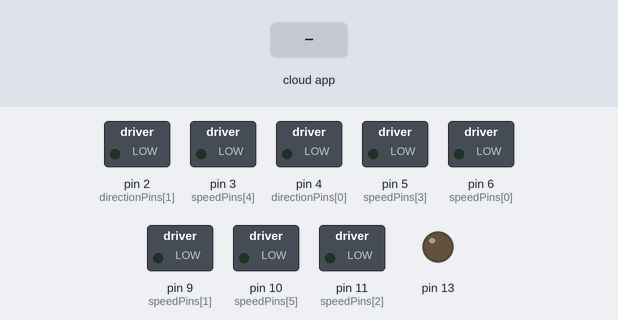
This sketch was run on a simulated Arduino Uno, built with avr-gcc and run on an emulated ATmega328P. Shown: switched loads named in the sketch (green lamp = pin HIGH), output pins drawn as LEDs (lit = HIGH). Inputs (shaded band) come from the test bench. The ROS host is connected and sends only what is stated.

Above: at 1.2 s.
1.3 s: the phone or cloud app sets linear.x to -100
At 3.3 s:
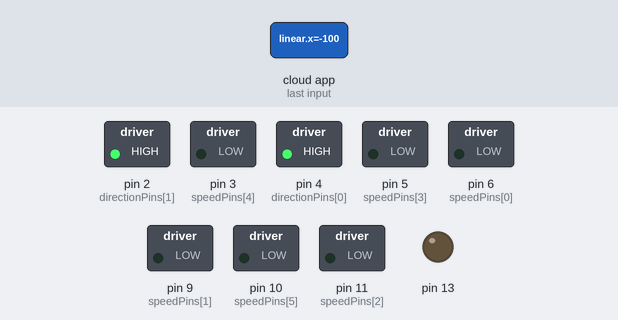
3.6 s: the phone or cloud app sets angular.z to -100
At 4.2 s:
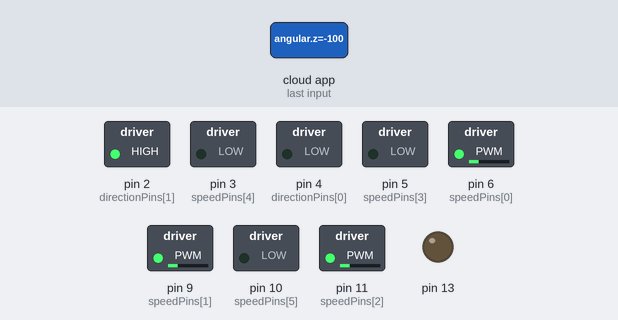
5.9 s: the phone or cloud app sets linear.x to 0
At 6.5 s:
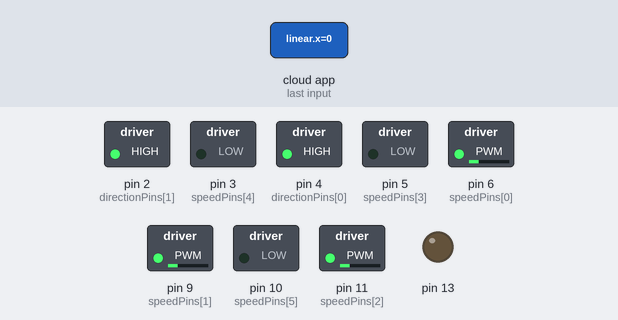
8.2 s: the phone or cloud app sets angular.z to 100
At 8.8 s:
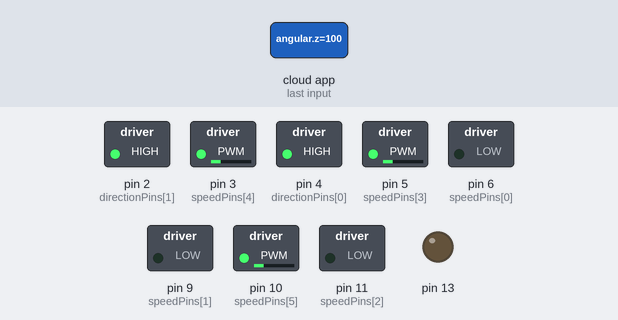
10.5 s: the phone or cloud app sets linear.x to -100
At 11.2 s:
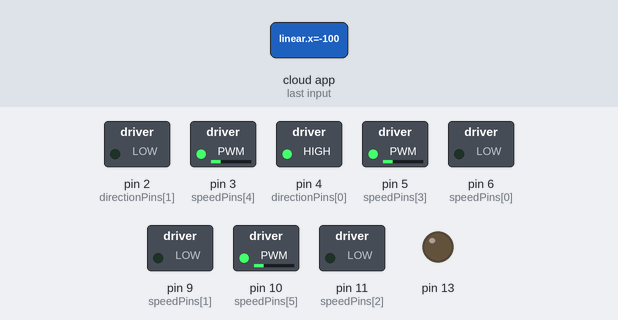
Timing chart, 0 to 13.5 s (numbered marks = the images above; inputs shaded):
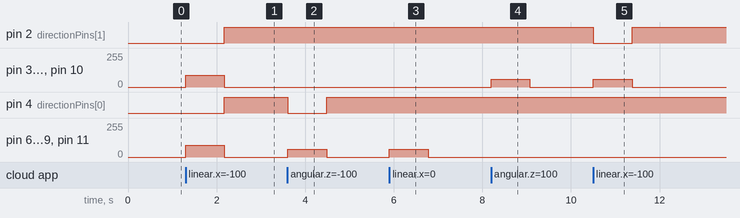

Measured:
- after the input at 1.3 s, pin 2 (directionPins[1]), pin 4 (directionPins[0]): LOW → HIGH after 0.88 s; pin 3 (speedPins[4]), pin 5 (speedPins[3]), pin 6 (speedPins[0]), pin 9 (speedPins[1]), pin 10 (speedPins[5]), pin 11 (speedPins[2]): 0/255 → 90/255 at once, → 0/255 0.87 s later
- after the input at 3.6 s, pin 4 (directionPins[0]): HIGH → LOW at once, → HIGH 0.88 s later; pin 6 (speedPins[0]), pin 9 (speedPins[1]), pin 11 (speedPins[2]): 0/255 → 60/255 at once, → 0/255 0.88 s later
- after the input at 5.9 s, pin 6 (speedPins[0]), pin 9 (speedPins[1]), pin 11 (speedPins[2]): 0/255 → 60/255 at once, → 0/255 0.87 s later
- after the input at 8.2 s, pin 3 (speedPins[4]), pin 5 (speedPins[3]), pin 10 (speedPins[5]): 0/255 → 60/255 at once, → 0/255 0.87 s later
- after the input at 10.5 s, pin 2 (directionPins[1]): HIGH → LOW at once, → HIGH 0.88 s later; pin 3 (speedPins[4]), pin 5 (speedPins[3]), pin 10 (speedPins[5]): 0/255 → 60/255 at once, → 0/255 0.88 s later

The sketch:

drive_receiver_joystick.ino
```cpp
/*
 * rosserial Drive
 * Blinks an LED on callback
 */


#include <ros.h>
#include <geometry_msgs/Twist.h>
#include <math.h>

ros::NodeHandle  nh;

int speedPins[] = {6, 9, 11, 5, 3, 10 };
int directionPins[] = { 4, 2 };

int speedl;
int speedr;
boolean driveMode;
int speedF = 0;
int speedB = 0;
int rdegree =0;
int ldegree =0;
int speedPrevF= 50;
int speedPrevB= -50;
/*int speedP = 50;*/
int num = 1.00;
int count = 0;
int count_reached = 500;
boolean right_turn = true;
boolean startCounting = false;
int t_ratio = 0;
char result[100];// Charcter array for final loginfo display message
char fspd[50], bspd[50], pspd[50];
const char *message;

void messageCb( const geometry_msgs::Twist& msg){
  startCounting = true;
  count = 0;
  //nh.loginfo("msg received");
  char resultAngular[8]; // Buffer big enough for 7-character float
  char resultLinear[8];
  dtostrf(msg.angular.z, 6, 2, resultAngular); // Leave room for too large numbers!
  dtostrf(msg.linear.x, 6, 2, resultLinear); // Leave room for too large numbers!

  //nh.loginfo(resultAngular);
  //nh.loginfo(resultLinear);

  sprintf(fspd,"%d",speedF);;// Converts speedF to appropriate type for loginfo display
  sprintf(bspd, "%d", speedB);;// Converts speedF to appropriate type for loginfo display
  /*sprintf(pspd, "%d", speedP);*/;// Converts speedF to appropriate type for loginfo display

  speedF = expConvert(msg.linear.x, 1, 25, 90);
  speedB = -1*speedF;

  if ((msg.angular.z) == 0 && msg.linear.x == 0) {
    stop(); }
  else {
    if ((msg.angular.z)>-0.2 && (msg.angular.z)<0.2){
      if (msg.linear.x>0){
        forward(speedF, speedF);
        message = "forward @ ";
        strcpy(result,message);// Combines the output message with the appropriate speed
        strcat(result,fspd);
      }
      else if (msg.linear.x<0){
        forward(speedB, speedB);
        message = "backward @ ";
        strcpy(result,message);// Combines the output message with the appropriate speed
        strcat(result,bspd);
      }
      nh.loginfo(result);
    }
    else {
      speedF = 60;
      speedB = -60;
      if (msg.linear.x >= 0)
      {
        doTurn(speedF, msg.angular.z);
        message = "moving f and turn @ ";
        strcpy(result,message);// Combines the output message with the appropriate speed
        strcat(result,fspd);
      }
      else if (msg.linear.x < 0) {
        doTurn(speedB, msg.angular.z);
        message = "moving b and turn @ ";
        strcpy(result,message);// Combines the output message with the appropriate speed
        strcat(result,bspd);
      }
      nh.loginfo(result);
    }
  }
}
ros::Subscriber<geometry_msgs::Twist> sub("drive", &messageCb );

int expConvert(float val, int max_in, int min_out, int max_out){
      // Precondtions: -(max_out) <= val <= max_out    ,    min_out <= max_out
      // ===Example Call===
      // speedF = expConvert(msg.linear.x, 1, 25, 90);
      int val_exp = 0;
      int fromHigh = 0;
      if (val!=0){
        val_exp = int(exp(abs(val))*1000);
        fromHigh = int(exp(max_in)*1000);
      } else { return 0; }
      return map(val_exp, 1000, fromHigh, min_out, max_out);
      //NOTE: multiplies by 1000 to avoid rounding error when converting to int
}

void setLeftSpd(int spd) {
      if(spd < 0) {
          digitalWrite(directionPins[0], LOW);
          for(int i=0; i<3; i++) {
              analogWrite(speedPins[i], -spd);
          }
      }
      else {
          digitalWrite(directionPins[0], HIGH);
          for(int i=0; i<3; i++) {
              analogWrite(speedPins[i], spd);
          }
      }
}

void setRightSpd(int spd) {
    if(spd < 0) {
        digitalWrite(directionPins[1], LOW);
        for(int i=3; i<6; i++) {
            analogWrite(speedPins[i], -spd);
        }
    }
    else {
        digitalWrite(directionPins[1], HIGH);

        for(int i=3; i<6; i++) {
            analogWrite(speedPins[i], spd);
        }
    }
}

void accel(int spd, int speedPrev) {
    if (spd > speedPrev){
       speedPrev = speedPrev + 1;
       setRightSpd(speedPrev);
       setLeftSpd(speedPrev);
    }
    else if (spd < speedPrev){
        speedPrev = speedPrev - 1;
        setRightSpd(speedPrev);
        setLeftSpd(speedPrev);
    }
    else {
        setRightSpd(spd);
        setLeftSpd(spd);
    }
}

// Pivot either direction
void doPivot(int pivot){
    setLeftSpd(pivot);
    setRightSpd(-pivot);
}

void doTurn(int turn, float degree){
    if (degree<0){
      t_ratio = 1.0 + degree;
      setLeftSpd(turn);
      setRightSpd(turn*t_ratio);
    }
    else if (degree>0){
       t_ratio = 1.0 - degree;
       setRightSpd(turn);
       setLeftSpd(turn*t_ratio);
    }
}

// Drive forward or backward
void forward(int speedl, int speedr){
    setLeftSpd(speedl);
    setRightSpd(speedr);
}

// Stop the motor
void stop(){
    nh.loginfo("STOP");
  //  speedF = 0;
    setLeftSpd(0);
    setRightSpd(0);

}

void setup()
{
  //Set pins as outputs
  for (int i=0; i<6; i++) {
    pinMode(speedPins[i], OUTPUT);
    pinMode(directionPins[i], OUTPUT);
  }
  pinMode(13, OUTPUT);
  nh.initNode();
  nh.subscribe(sub);
}

void loop()
{
  nh.spinOnce();

  delay(1);

  if (startCounting)
  {
    count++;
  }

  if (count == count_reached)
  {
    count = 0;
    stop();
    startCounting = false;
  }
}
```
